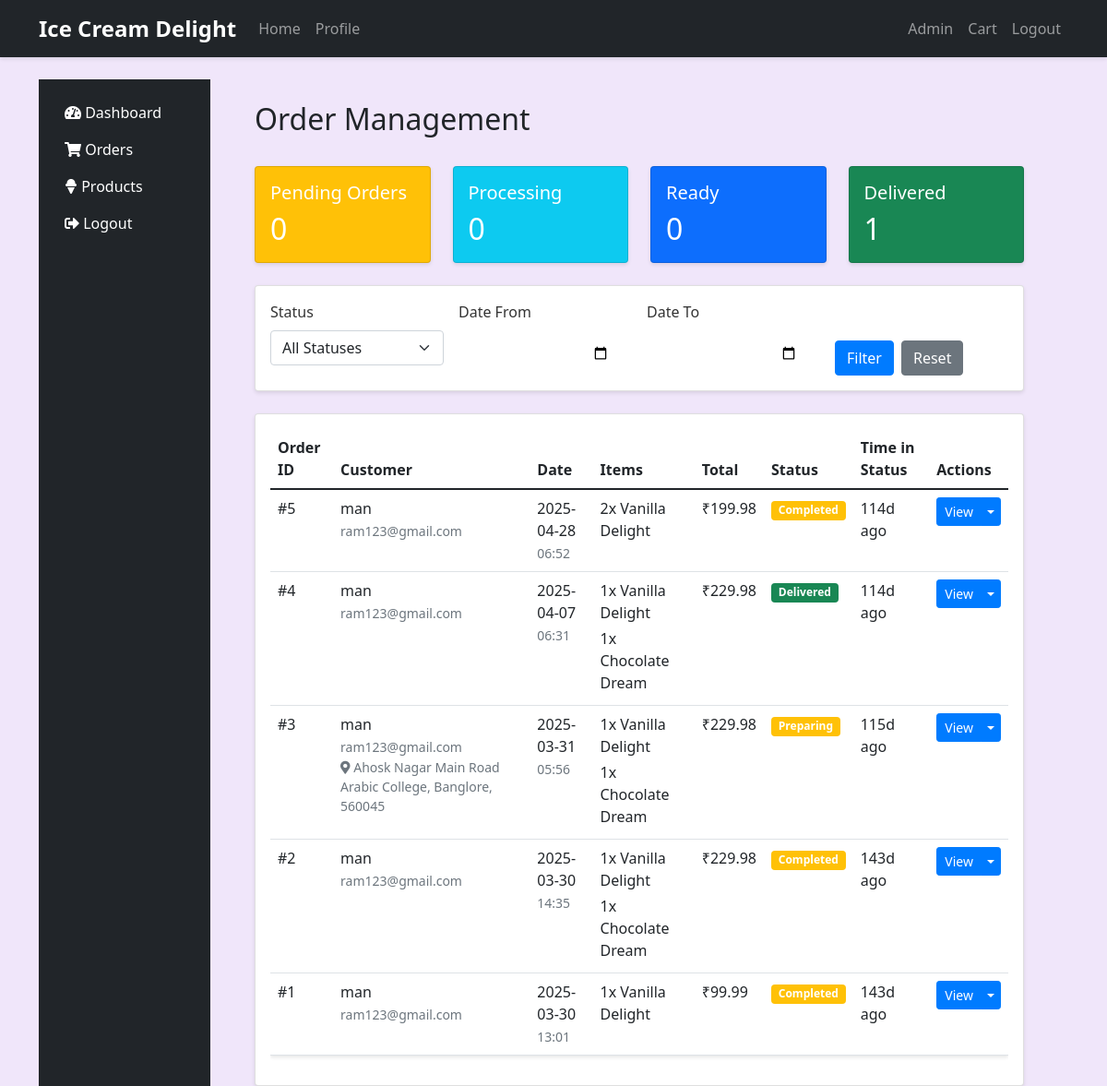
Page /admin/orders (signed in) on the committed database.
### models.py (models this page shows, shortened)
class Order(db.Model):
    id = db.Column(db.Integer, primary_key=True)
    user_id = db.Column(db.Integer, db.ForeignKey('user.id'), nullable=False)
    address_id = db.Column(db.Integer, db.ForeignKey('address.id'), nullable=True)
    status = db.Column(db.String(20), default='pending')  # pending, processing, delivered
    total_amount = db.Column(db.Float, nullable=False)
    created_at = db.Column(db.DateTime, default=datetime.utcnow)
    updated_at = db.Column(db.DateTime, default=datetime.utcnow, onupdate=datetime.utcnow)
    items = db.relationship('OrderItem', backref='order', lazy=True)
    address = db.relationship('Address', backref='orders')

class User(UserMixin, db.Model):
    id = db.Column(db.Integer, primary_key=True)
    username = db.Column(db.String(80), unique=True, nullable=False)
    email = db.Column(db.String(120), unique=True, nullable=False)
    password_hash = db.Column(db.String(128))
    is_admin = db.Column(db.Boolean, default=False)
    created_at = db.Column(db.DateTime, default=datetime.utcnow)
    orders = db.relationship('Order', backref='user', lazy=True)

class OrderItem(db.Model):
    id = db.Column(db.Integer, primary_key=True)
    order_id = db.Column(db.Integer, db.ForeignKey('order.id'), nullable=False)
    product_id = db.Column(db.Integer, db.ForeignKey('product.id'), nullable=False)
    quantity = db.Column(db.Integer, nullable=False)
    price = db.Column(db.Float, nullable=False)  # Price at time of purchase

class Product(db.Model):
    id = db.Column(db.Integer, primary_key=True)
    name = db.Column(db.String(100), nullable=False)
    description = db.Column(db.Text)
    price = db.Column(db.Float, nullable=False)
    image_url = db.Column(db.String(200))
    category = db.Column(db.String(50))
    stock = db.Column(db.Integer, default=0)
    created_at = db.Column(db.DateTime, default=datetime.utcnow)
    order_items = db.relationship('OrderItem', backref='product', lazy=True)

class Address(db.Model):
    id = db.Column(db.Integer, primary_key=True)
    user_id = db.Column(db.Integer, db.ForeignKey('user.id'), nullable=False)
    street = db.Column(db.String(200), nullable=False)
    city = db.Column(db.String(100), nullable=False)
    state = db.Column(db.String(100), nullable=False)
    postal_code = db.Column(db.String(20), nullable=False)
    country = db.Column(db.String(100), default='India')
    phone = db.Column(db.String(20), nullable=False)
    is_default = db.Column(db.Boolean, default=False)
    created_at = db.Column(db.DateTime, default=datetime.utcnow)
    updated_at = db.Column(db.DateTime, default=datetime.utcnow, onupdate=datetime.utcnow)
    user = db.relationship('User', backref='addresses')

### app.py (the view)
@app.route('/admin/orders')
@login_required
@admin_required
def admin_orders():
    status = request.args.get('status')
    date_from = request.args.get('date_from')
    date_to = request.args.get('date_to')
    query = Order.query
    if status:
        query = query.filter_by(status=status)
    if date_from:
        query = query.filter(Order.created_at >= datetime.strptime(date_from, '%Y-%m-%d'))
    if date_to:
        query = query.filter(Order.created_at <= datetime.strptime(date_to, '%Y-%m-%d') + timedelta(days=1))
    orders = query.order_by(Order.created_at.desc()).all()
    now = datetime.utcnow()
    return render_template('admin/orders.html', orders=orders, now=now)

### app.py (called while the page is built)
@app.before_request
def initialize_cart():
    if 'cart' not in session:
        session['cart'] = {}

@login_manager.user_loader
def load_user(user_id):
    return db.session.get(User, int(user_id))

def admin_required(f):
    @wraps(f)
    def decorated_function(*args, **kwargs):
        if not current_user.is_authenticated or not current_user.is_admin:
            flash('You need admin privileges to access this page.', 'danger')
            return redirect(url_for('admin_login'))
        return f(*args, **kwargs)
    return decorated_function

### templates/admin/orders.html (shortened to what this page needs)
{% extends "admin/base.html" %}
{% block admin_content %}
<div class="container-fluid mt-4">
    <div class="d-flex justify-content-between align-items-center mb-4">
        <h2>Order Management</h2>
    </div>
    <div class="row mb-4">
        <div class="col-md-3">
            <div class="card bg-warning text-white">
                <div class="card-body">
                    <h5 class="card-title">Pending Orders</h5>
                    <h2 class="card-text">{{ orders|selectattr('status', 'equalto', 'pending')|list|length }}</h2>
                </div>
            </div>
        </div>
        <div class="col-md-3">
            <div class="card bg-info text-white">
                <div class="card-body">
                    <h5 class="card-title">Processing</h5>
                    <h2 class="card-text">{{ orders|selectattr('status', 'equalto', 'processing')|list|length }}</h2>
                </div>
            </div>
        </div>
        <div class="col-md-3">
            <div class="card bg-primary text-white">
                <div class="card-body">
                    <h5 class="card-title">Ready</h5>
                    <h2 class="card-text">{{ orders|selectattr('status', 'equalto', 'ready')|list|length }}</h2>
                </div>
            </div>
        </div>
        <div class="col-md-3">
            <div class="card bg-success text-white">
                <div class="card-body">
                    <h5 class="card-title">Delivered</h5>
                    <h2 class="card-text">{{ orders|selectattr('status', 'equalto', 'delivered')|list|length }}</h2>
                </div>
            </div>
        </div>
    </div>
    <div class="card mb-4">
        <div class="card-body">
            <form method="GET" class="row g-3">
                <div class="col-md-3">
                    <label for="status" class="form-label">Status</label>
                    <select name="status" id="status" class="form-select">
                        <option value="">All Statuses</option>
                    </select>
                </div>
                <div class="col-md-3">
                    <label for="date_from" class="form-label">Date From</label>
                    <input type="date" class="form-control" id="date_from" name="date_from">
                </div>
                <div class="col-md-3">
                    <label for="date_to" class="form-label">Date To</label>
                    <input type="date" class="form-control" id="date_to" name="date_to">
                </div>
                <div class="col-md-3 d-flex align-items-end">
                    <button type="submit" class="btn btn-primary me-2">Filter</button>
                    <a href="{{ url_for('admin_orders') }}" class="btn btn-secondary">Reset</a>
                </div>
            </form>
        </div>
    </div>
    <div class="card">
        <div class="card-body">
            <div class="table-responsive">
                <table class="table table-hover">
                    <thead>
                        <tr>
                            <th>Order ID</th>
                            <th>Customer</th>
                            <th>Date</th>
                            <th>Items</th>
                            <th>Total</th>
                            <th>Status</th>
                            <th>Time in Status</th>
                            <th>Actions</th>
                        </tr>
                    </thead>
                    <tbody>
                        {% for order in orders %}
                            <tr>
                                <td>#{{ order.id }}</td>
                                <td>
                                    <div>{{ order.user.username }}</div>
                                    <small class="text-muted">{{ order.user.email }}</small>
                                    {% if order.address %}
                                    <small class="d-block text-muted">
                                        <i class="fas fa-map-marker-alt"></i> {{ order.address.street }}, {{ order.address.city }}, {{ order.address.postal_code }}
                                    </small>
                                    {% endif %}
                                </td>
                                <td>
                                    <div>{{ order.created_at.strftime('%Y-%m-%d') }}</div>
                                    <small class="text-muted">{{ order.created_at.strftime('%H:%M') }}</small>
                                </td>
                                <td>
                                    {% for item in order.items %}
                                        <div class="mb-1">
                                            {{ item.quantity }}x {{ item.product.name }}
                                        </div>
                                    {% endfor %}
                                </td>
                                <td>₹{{ "%.2f"|format(order.total_amount) }}</td>
                                <td>
                                    <span class="badge {% if order.status == 'delivered' %}bg-success
                                                     {% elif order.status == 'cancelled' %}bg-danger
                                                     {% elif order.status == 'ready' %}bg-primary
                                                     {% else %}bg-warning{% endif %}">
                                        {{ order.status|title }}
                                    </span>
                                </td>
                                <td>
                                    {% set time_diff = (now - order.updated_at).total_seconds() %}
                                    {% if time_diff < 3600 %}
                                        {{ (time_diff / 60)|int }}m ago
                                    {% elif time_diff < 86400 %}
                                        {{ (time_diff / 3600)|int }}h ago
                                    {% else %}
                                        {{ (time_diff / 86400)|int }}d ago
                                    {% endif %}
                                </td>
                                <td>
                                    <div class="btn-group">
                                        <a href="{{ url_for('admin_order_details', order_id=order.id) }}" class="btn btn-sm btn-primary">View</a>
                                        <button type="button" class="btn btn-sm btn-primary dropdown-toggle dropdown-toggle-split" data-bs-toggle="dropdown"></button>
                                    </div>
                                </td>
                            </tr>
                        {% else %}
                            <tr>
                                <td colspan="8" class="text-center">No orders found.</td>
                            </tr>
                        {% endfor %}
                    </tbody>
                </table>
            </div>
        </div>
    </div>
</div>
{% endblock %}

### static/styles.css (style rules this page uses)
:root { --primary-color: #FF6B6B; --secondary-color: #4ECDC4; --accent-color: #FFE66D; --dark-color: #2C3E50; }
body { font-family: 'Segoe UI', Tahoma, Geneva, Verdana, sans-serif; overflow-x: hidden; background-color: #f0e6fa; }
.btn-primary { background-color: #007bff; border-color: #007bff; }
.form-control { border: none; border-radius: 25px; padding: 0.8rem 1.5rem; background: rgba(255, 255, 255, 0.2); color: white; }
.form-label { color: #333333; font-weight: 500; }
.form-control::placeholder { color: rgba(255, 255, 255, 0.7); }
.card { box-shadow: 0 2px 4px rgba(0,0,0,0.1); }
.table { background-color: white; box-shadow: 0 2px 4px rgba(0,0,0,0.1); }

### rows in the picture
Order: id "5", user.username "man", user.email "ram123@gmail.com", created_at "2025-04-28", created_at "06:52", total_amount "199.98", status "Completed"
OrderItem: quantity "2", product.name "Vanilla Delight"
Order: id "4", user.username "man", user.email "ram123@gmail.com", created_at "2025-04-07", created_at "06:31", total_amount "229.98", status "Delivered"
OrderItem: quantity "1", product.name "Vanilla Delight"
OrderItem: quantity "1", product.name "Chocolate Dream"
Order: id "3", user.username "man", user.email "ram123@gmail.com", address.street "Ahosk Nagar Main Road Arabic College", address.city "Banglore", address.postal_code "560045", created_at "2025-03-31", created_at "05:56", total_amount "229.98", status "Preparing"
OrderItem: quantity "1", product.name "Vanilla Delight"
OrderItem: quantity "1", product.name "Chocolate Dream"
Order: id "2", user.username "man", user.email "ram123@gmail.com", created_at "2025-03-30", created_at "14:35", total_amount "229.98", status "Completed"
OrderItem: quantity "1", product.name "Vanilla Delight"
OrderItem: quantity "1", product.name "Chocolate Dream"
Order: id "1", user.username "man", user.email "ram123@gmail.com", created_at "2025-03-30", created_at "13:01", total_amount "99.99", status "Completed"
OrderItem: quantity "1", product.name "Vanilla Delight"

### other values in the picture
{{ orders|selectattr('status', 'equalto', 'pending')|list|length }} "0"
{{ orders|selectattr('status', 'equalto', 'processing')|list|length }} "0"
{{ orders|selectattr('status', 'equalto', 'ready')|list|length }} "0"
{{ orders|selectattr('status', 'equalto', 'delivered')|list|length }} "1"
